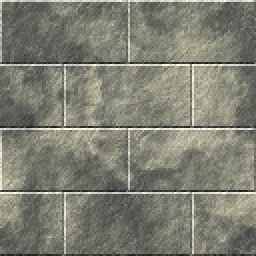
#> input picture 128x128/Brick/Brick_06-128x128.png, 128 x 128 px, found by its file name (shown 2 times larger)
$ jupyter execute project.ipynb
#> lines starting #> are read from the running program, lines starting #| are printed output that depends on the picture; after the words box and inside, x2 and y2 are one past the last pixel; in counts of white or black regions, pixels touching at a corner belong together
## Étude

[cell 1]
import numpy as np
import random
import cv2

#### NPS (Non-parametric sampling)

Algorithme:

[cell 2]
import cv2
import numpy as np

def growImage(sample_image, image, window_size):
    max_error = 0.3
    while not myCountNonZero(image) == image.shape[0] * image.shape[1]:
        pixel_list = getUnfilledNeighbours(image)
        if not pixel_list:
            break
        progress = 0
        for pixel in pixel_list:
            cv2.imshow("progress", image)
            cv2.waitKey(1)
            print(f"current pixel : {pixel[0]}x, {pixel[1]} y")
            window = np.array(getNeighbourWindow(image, pixel, window_size))
            matches = findMatches(sample_image, window, window_size)
            if matches:
                best_match = matches[0]
                for ch in range(3):
                    image[pixel[0], pixel[1], ch] = sample_image[best_match[0], best_match[1], ch]
            cv2.destroyAllWindows()
    cv2.imwrite("thisresult.png", np.ciel(image * 255))


def findMatches(sample_image, window, window_size):
    error_threshold = 0.3

    valid_mask = []
    columns = []
    for i in range(len(window)):
        columns = []
        for j in range(len(window)):
            if(window[i, j, :].any()):
                columns.append(1)
            else:
                columns.append(0)
        valid_mask.append(columns)

    sample_R, sample_G, sample_B = cv2.split(sample_image)
    template_R, template_G, template_B = cv2.split(window)
    sample_R = sample_R.astype(np.float32)
    sample_G = sample_G.astype(np.float32)
    sample_B = sample_B.astype(np.float32)

    template_R = template_R.astype(np.float32)
    template_G = template_G.astype(np.float32)
    template_B = template_B.astype(np.float32)

    dimensions = (sample_image.shape[0], sample_image.shape[1])
    result_R, result_G, result_B = np.zeros(dimensions), np.zeros(dimensions), np.zeros(dimensions)

    resR = cv2.matchTemplate(sample_R, template_R, cv2.TM_SQDIFF, result_R)
    resG = cv2.matchTemplate(sample_G, template_G, cv2.TM_SQDIFF, result_G)
    resB = cv2.matchTemplate(sample_B, template_B, cv2.TM_SQDIFF, result_B)

    result = (resR + resG + resB) / 3

    print(f"result :{np.min(result)}")

    resultList = []
    for i in range(sample_image.shape[0] - window_size):
        for j in range(sample_image.shape[1] - window_size):
            if(result[i, j] <= np.min(result)) * (1 + error_threshold):
                resultList.append((i + window_size // 2, j + window_size // 2))
    print(resultList)
    return(resultList)

def get_gaussian2D(window_size, sigma):
    x, y = np.meshgrid(np.arange(window_size), np.arange(window_size) + 1)
    x = x - window_size//2
    y = y - window_size//2
    return 1/(2*np.pi*sigma**2) * np.exp(-(x**2 + y**2)/(2*sigma**2))

def getNeighbourWindow(image, pixel, window_size):
    window = []
    for i in range(max(0, pixel[0] - window_size // 2), min(pixel[0] + window_size // 2, image.shape[0]) + 1):
        rows = []
        for j in range(max(0, pixel[1] - window_size // 2), min(pixel[1] + window_size // 2, image.shape[1]) + 1):
            colors = []
            for k in range(3):
                colors.append(image[i, j, k])
            rows.append(colors)
        window.append(rows)
    return window

# recherche des pixels qui sont voisins a l'extremité de l'image
def getUnfilledNeighbours(image):
    result = []
    for i in range(image.shape[0]):
        for j in range(image.shape[1]):
            if((image[i, j, 0] == image[i, j, 1] == image[i, j, 2] == 0)):
                try:
                    if(image[i-1 : i+2, j-1 : j+2, :].any()):
                        result.append((i, j))
                except IndexError:
                    print("pixel n'existe pas")
    return result

def myCountNonZero(image):
    result = 0
    for j in range(image.shape[0]):
        for k in range(image.shape[1]):
            if(not image[j, k, :].any()):
                continue
            else:
                result += 1
    return result // 3

window_size = 4
sample_image = cv2.imread(".\\128x128\\brick\\Brick_06-128x128.png") / 255
image = np.zeros((sample_image.shape[0], sample_image.shape[1], 3))

image[sample_image.shape[0] // 2 - 6 : sample_image.shape[0] // 2 + 7, sample_image.shape[1] // 2 - 6 : sample_image.shape[1] // 2 + 7, :] = sample_image[sample_image.shape[0] // 2 - 6 : sample_image.shape[0] // 2 + 7, sample_image.shape[1] // 2 - 6 : sample_image.shape[1] // 2 + 7, :]
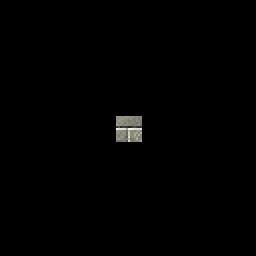
#> image: shape (128, 128, 3) float64 (shown 2 times larger); mean B, G, R 0.00508, 0.00562, 0.00564

image = growImage(sample_image, image, window_size)
#> in growImage, `pixel_list = getUnfilledNeighbours(image)`: pixel_list = 56 pairs, first value 57 to 71, second value 57 to 71
#> the loop in growImage, `for pixel in pixel_list:` made 56 passes
#> (pixel, best_match) on passes 1 to 12: ((57, 57), (61, 15)), ((57, 58), (118, 124)), ((57, 59), (118, 125)), ((57, 60), (63, 13)), ((57, 61), (63, 14)), ((57, 62), (63, 13)), ((57, 63), (63, 14)), ((57, 64), (63, 13)), ((57, 65), (63, 13)), ((57, 66), (63, 13)), ((57, 67), (63, 13)), ((57, 68), (63, 13))
#> (printed output is left out)
#> pass 1, in findMatches, `sample_R, sample_G, sample_B = cv2.split(sample_image)`:
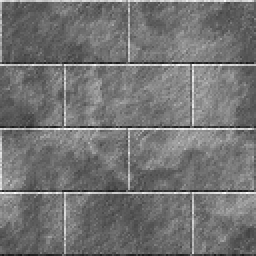
#> sample_R: shape (128, 128) float64 (shown 2 times larger); min 0.0902, max 0.996, mean 0.451
#> pass 1, in findMatches, `sample_R, sample_G, sample_B = cv2.split(sample_image)`:
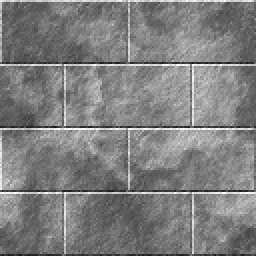
#> sample_G: shape (128, 128) float64 (shown 2 times larger); min 0.098, max 1, mean 0.497
#> after the loop in growImage, `for pixel in pixel_list:`:
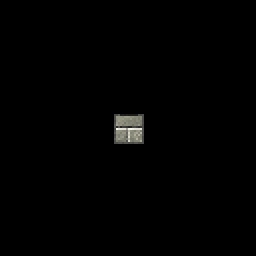
#> image: shape (128, 128, 3) float64 (shown 2 times larger); 0.34% of pixels changed, all inside (x1, y1, x2, y2) = (57, 57, 72, 72)

cv2.imwrite("sample.png", np.ciel(image * 255))
cv2.waitKey(0)
cv2.destroyAllWindows()

$ run again, with 128x128/Brick/Brick_01-128x128.png copied over 128x128/Brick/Brick_06-128x128.png
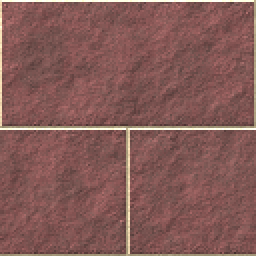
#> input picture 128x128/Brick/Brick_01-128x128.png, 128 x 128 px, found by its file name (shown 2 times larger)
#> pixel_list = 56 pairs, first value 57 to 71, second value 57 to 71
#> the loop in growImage, `for pixel in pixel_list:` made 56 passes
#> (pixel, best_match) on passes 1 to 8: ((57, 57), (33, 17)), ((57, 58), (33, 17)), ((57, 59), (48, 84)), ((57, 60), (23, 103)), ((57, 61), (23, 103)), ((57, 62), (23, 104)), ((57, 63), (23, 103)), ((57, 64), (23, 103))
#> (printed output is left out)
#> pass 1, in findMatches, `sample_R, sample_G, sample_B = cv2.split(sample_image)`:
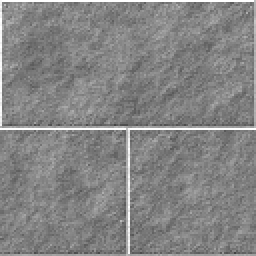
#> sample_B: shape (128, 128) float64 (shown 2 times larger); min 0.251, max 1, mean 0.518
#> after the loop in growImage, `for pixel in pixel_list:`:
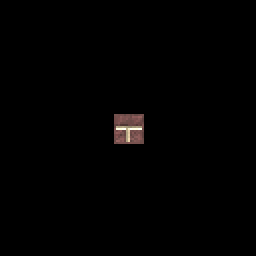
#> image: shape (128, 128, 3) float64 (shown 2 times larger); mean B, G, R 0.00492, 0.00531, 0.0071

$ run again, with 128x128/Brick/Brick_02-128x128.png copied over 128x128/Brick/Brick_06-128x128.png
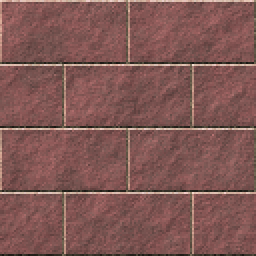
#> input picture 128x128/Brick/Brick_02-128x128.png, 128 x 128 px, found by its file name (shown 2 times larger)
#> pixel_list = 56 pairs, first value 57 to 71, second value 57 to 71
#> the loop in growImage, `for pixel in pixel_list:` made 56 passes
#> (pixel, best_match) on passes 1 to 8: ((57, 57), (61, 65)), ((57, 58), (49, 83)), ((57, 59), (48, 84)), ((57, 60), (35, 15)), ((57, 61), (35, 15)), ((57, 62), (35, 15)), ((57, 63), (35, 15)), ((57, 64), (35, 15))
#> (printed output is left out)
#> pass 1, in findMatches, `sample_R, sample_G, sample_B = cv2.split(sample_image)`:
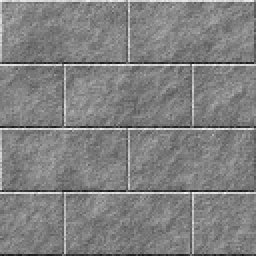
#> sample_B: shape (128, 128) float64 (shown 2 times larger); min 0.0941, max 0.965, mean 0.504
#> after the loop in growImage, `for pixel in pixel_list:`:
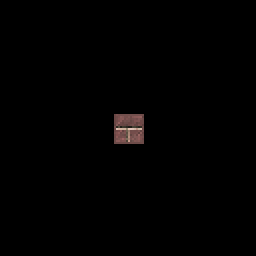
#> image: shape (128, 128, 3) float64 (shown 2 times larger); mean B, G, R 0.00431, 0.00455, 0.00642

$ run again, with 128x128/Brick/Brick_03-128x128.png copied over 128x128/Brick/Brick_06-128x128.png
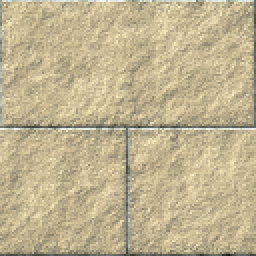
#> input picture 128x128/Brick/Brick_03-128x128.png, 128 x 128 px, found by its file name (shown 2 times larger)
#> pixel_list = 56 pairs, first value 57 to 71, second value 57 to 71
#> the loop in growImage, `for pixel in pixel_list:` made 56 passes
#> (pixel, best_match) on passes 1 to 8: ((57, 57), (125, 64)), ((57, 58), (64, 16)), ((57, 59), (64, 15)), ((57, 60), (64, 15)), ((57, 61), (64, 15)), ((57, 62), (64, 15)), ((57, 63), (64, 15)), ((57, 64), (64, 15))
#> (printed output is left out)
#> pass 1, in findMatches, `sample_R, sample_G, sample_B = cv2.split(sample_image)`:
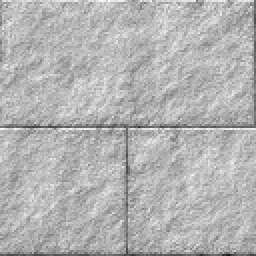
#> sample_G: shape (128, 128) float64 (shown 2 times larger); min 0.102, max 0.988, mean 0.702
#> after the loop in growImage, `for pixel in pixel_list:`:
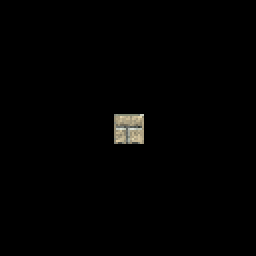
#> image: shape (128, 128, 3) float64 (shown 2 times larger); mean B, G, R 0.00699, 0.00832, 0.00869
